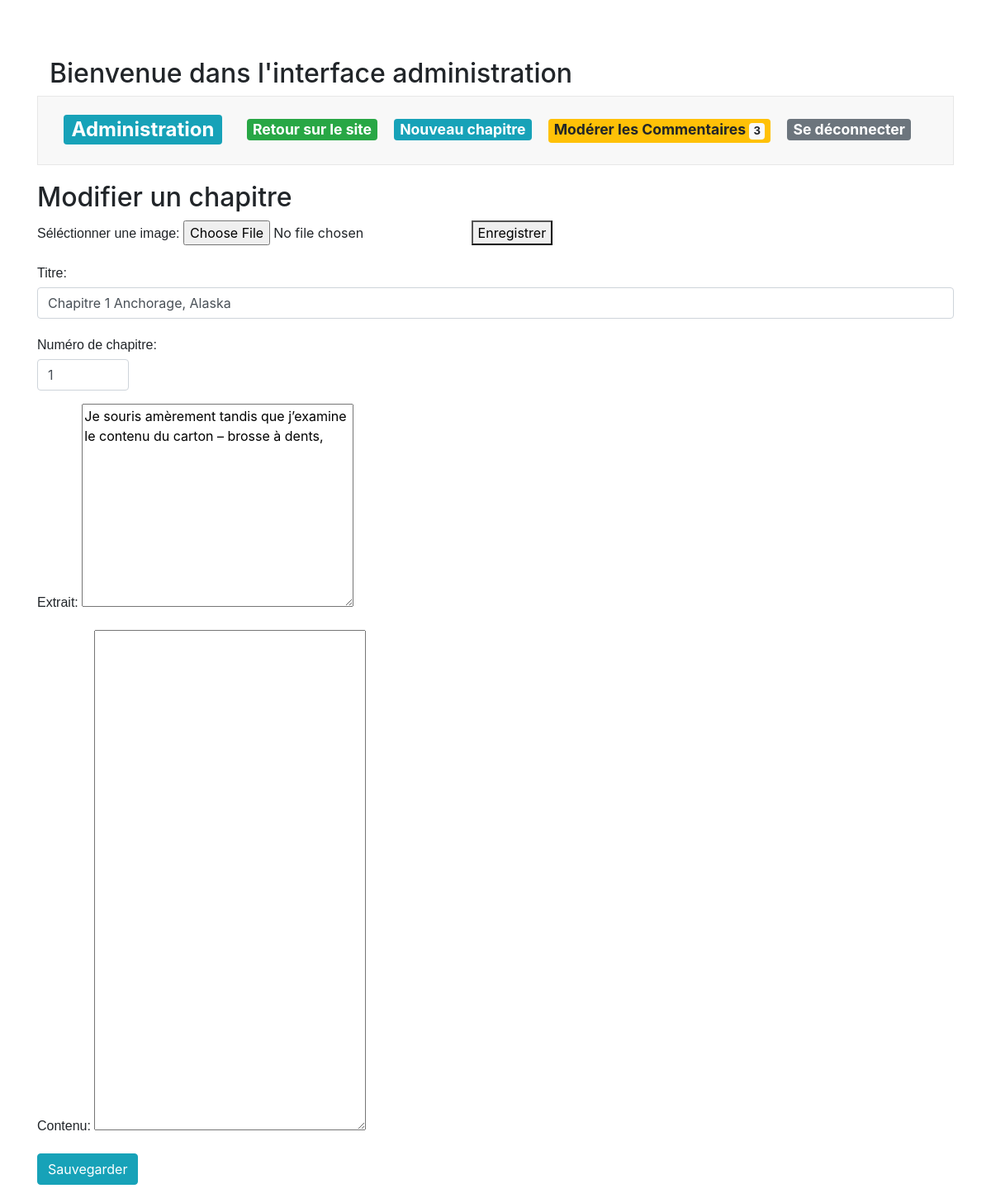
Screenshot of /index.php?action=getPostUpdate&id_chapitre=4 with the database file from the repository.
### tables this page shows
CREATE TABLE IF NOT EXISTS `chapitre` (
  `id_chapitre` int(11) NOT NULL AUTO_INCREMENT,
  `titre` varchar(255) NOT NULL,
  `numchapitre` int(11) NOT NULL,
  `contenu_chapitre` text NOT NULL,
  `extrait` text NOT NULL,
  `date_publication` datetime NOT NULL,
  `image` varchar(500) DEFAULT NULL,
  `publier` int(3) NOT NULL,
  PRIMARY KEY (`id_chapitre`),
  UNIQUE KEY `numchapitre` (`numchapitre`),
  KEY `titre` (`titre`)
);

### src/view/View.php (called while the page is built, shortened)
<?php
class View
{
    private $path;
    public function __construct(string $path)
    {
        $this->path = $path;
    }
    public function render(string $templates, ?array $data) : void
    {
        require_once($this->path.$templates.'.html.php');
        require_once($this->path.'layout.html.php');
    }
}

### src/controller/AdminController.php (called while the page is built, shortened)
<?php
class AdminController
{
    private $view;
    private $adminManager;
    private $chapitreManager;
    private $reportManager;
    private $session;
    public function __construct()
    {
        $this->view = new View('../templates/backoffice/');
        $this->adminManager = new AdminManager();
        $this->chapitreManager = new ChapitreManager();
        $this->reportManager = new ReportManager();
        $this->session = new Session();
    }
    public function getChapitre($idChapitre)
    {
        $post = $this->adminManager->getPostUpdate($idChapitre);
        $countReportedComments = $this->reportManager->getReportedComments();
        $episode = $this->chapitreManager->findChapitreAdmin($idChapitre);
        $this->view->render('updateChapitre',[
            'post'=>$post,
            'episode'=>$episode,
            'session'=> $this->session,
            'countReportedComments'=>$countReportedComments
        ], null);
    }
}

### src/model/ChapitreManager.php (called while the page is built, shortened)
<?php
class ChapitreManager
{
    private $db;
    public function __construct()
    {
        $this->db = (new DbConnect())->connectToDb();
    }
    public function findChapitreAdmin(int $idChapitre) : ?array
    {
        $req = $this->db->prepare('SELECT id_chapitre, titre, numchapitre, image, contenu_chapitre, publier,
                           DATE_FORMAT(date_publication, \'%d/%m/%Y à %Hh%imin%ss\') AS date_publication_fr FROM chapitre
                           WHERE id_chapitre = :idchapitre');
        $req->execute(['idchapitre'=>$idChapitre]);
        $episodes = $req->fetch();
        return $episodes === false ? null : $episodes;
    }
}

### src/Tools/DbConnect.php (called while the page is built, shortened)
<?php
class DbConnect {
    public function connectToDb()
    {
        try
        {
            $this->db = new \PDO('mysql:host=localhost;dbname=projet4;charset=utf8', 'root', '');
            return $this->db;
        }
        catch(Exception $e)
        {
            die('Erreur : '.$e->getMessage());
        }
    }
}

### src/model/AdminManager.php (called while the page is built, shortened)
<?php
class AdminManager
{
    private $db;
    public function __construct()
    {
        $this->db = (new DbConnect())->connectToDb();
    }
    function getPostUpdate(int $idChapitre) {
        $req = $this->db->prepare('SELECT id_chapitre, titre, extrait, contenu_chapitre, numchapitre,
         DATE_FORMAT(date_publication, \'%d/%m/%Y à %Hh%imin%ss\') AS date_publication_fr FROM chapitre WHERE id_chapitre = :idchapitre');
        $req->execute(['idchapitre'=>$idChapitre]);
        return $req->fetch();
    }
}

### templates/backoffice/updateChapitre.html.php (the view, shortened to what this page needs)
<div class="row justify-content-center">
    <form action="index.php?action=updateChapitre&id_chapitre=<?=$data['episode']['id_chapitre']?>" class="col-lg-12"
        method="POST" enctype="multipart/form-data">
        <h2 id="modifier">Modifier un chapitre</h2>
        <div class="form-group">
            <label for="file">Séléctionner une image:</label>
            <input type="file" name="uploaded_file" id="uploaded_file">
            <button type="submit" name="submit">Enregistrer</button>
        </div>
        <div class="form-group">
            <label for="texte">Titre: </label>
            <input id="text" type="text" name="titre" class="form-control" value="<?=$data['post']['titre']?>"
                maxlength="255">
        </div>
        <div class="form-group">
            <label for="number">Numéro de chapitre: </label>
            <input id="number" type="number" name="numchapitre" class="form-control" value="<?=$data['post']['numchapitre']?>">
        </div>
        <div class="form-group">
            <label for="textarea">Extrait:</label>
            <textarea name="extrait" id="textarea" cols="30" rows="10"><?=$data['post']['extrait']?></textarea>
        </div>
        <div class="form-group">
            <label for="textarea">Contenu: </label>
            <textarea name="contenu_chapitre" id="textarea" cols="30"
                rows="25"><?=$data['post']['contenu_chapitre']?></textarea>
        </div>
        <?php
        if((int)$data['episode']['publier'] !== 0){?>
            <div class="form-group">
                <button type="submit" formaction="index.php?action=updateChapitre&id_chapitre=<?=$data['episode']['id_chapitre']?>"
                class="btn btn-info">Sauvegarder</button>
            </div>
        <?php
        }
        ?>
    </form>
</div>

### public/css/back/style.css (style rules this page uses)
body { font-family: 'Roboto', 'fontawesome', Arial, "Arial Black",sans-serif; background-size: cover; background-position: center; background-attachment: fixed; position: relative; padding-top: 70px; }
.btn { border-radius: 1rem; transition: color 0.3s; }
label { display: block; font: 1rem 'Fira Sans', sans-serif; }
input,label { margin: .4rem 0; }
#number { width: 10%; }

### rows the page displays
chapitre: titre "Chapitre 1 Anchorage, Alaska", numchapitre "1", extrait "Je souris amèrement tandis que j’examine le contenu du carton – brosse à dents,"

### other values shown
$data['countReportedComments'] "3"
